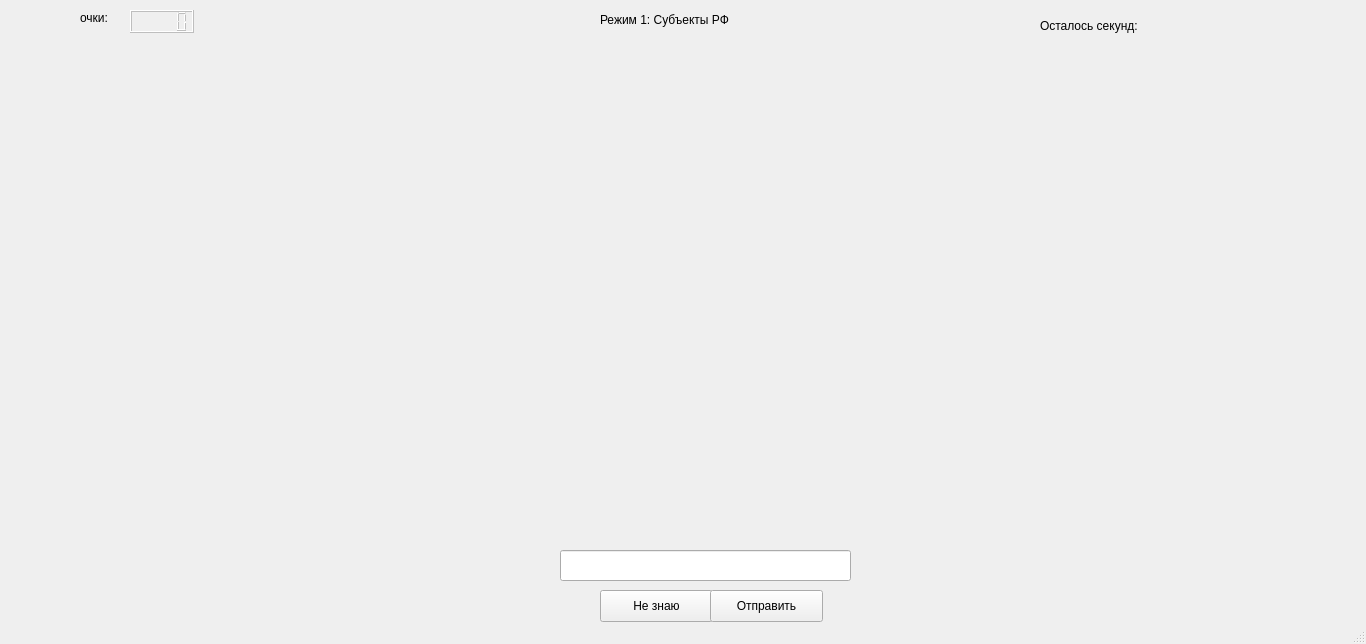
<?xml version="1.0" encoding="UTF-8"?>
<ui version="4.0">
 <class>MainWindow</class>
 <widget class="QMainWindow" name="MainWindow">
  <property name="geometry">
   <rect>
    <x>0</x>
    <y>0</y>
    <width>1366</width>
    <height>644</height>
   </rect>
  </property>
  <property name="windowTitle">
   <string>MainWindow</string>
  </property>
  <property name="animated">
   <bool>true</bool>
  </property>
  <widget class="QWidget" name="centralwidget">
   <layout class="QHBoxLayout" name="horizontalLayout">
    <property name="leftMargin">
     <number>0</number>
    </property>
    <property name="topMargin">
     <number>0</number>
    </property>
    <property name="rightMargin">
     <number>0</number>
    </property>
    <property name="bottomMargin">
     <number>0</number>
    </property>
    <item>
     <widget class="QStackedWidget" name="stackedWidget">
      <property name="currentIndex">
       <number>1</number>
      </property>
      <widget class="QWidget" name="page">
       <widget class="QLabel" name="mode_choice">
        <property name="geometry">
         <rect>
          <x>340</x>
          <y>150</y>
          <width>151</width>
          <height>31</height>
         </rect>
        </property>
        <property name="text">
         <string>Что будем отгадывать?</string>
        </property>
       </widget>
       <widget class="QWidget" name="verticalLayoutWidget">
        <property name="geometry">
         <rect>
          <x>330</x>
          <y>200</y>
          <width>160</width>
          <height>80</height>
         </rect>
        </property>
        <layout class="QVBoxLayout" name="verticalLayout">
         <item>
          <widget class="QRadioButton" name="russian_subjects">
           <property name="text">
            <string>Субъекты РФ</string>
           </property>
          </widget>
         </item>
         <item>
          <widget class="QRadioButton" name="europe_countries">
           <property name="text">
            <string>Страны Европы</string>
           </property>
          </widget>
         </item>
        </layout>
       </widget>
       <widget class="QPushButton" name="send_mode_choice">
        <property name="geometry">
         <rect>
          <x>390</x>
          <y>300</y>
          <width>113</width>
          <height>32</height>
         </rect>
        </property>
        <property name="text">
         <string>Отправить</string>
        </property>
       </widget>
       <widget class="QLabel" name="score_label">
        <property name="geometry">
         <rect>
          <x>1070</x>
          <y>30</y>
          <width>59</width>
          <height>16</height>
         </rect>
        </property>
        <property name="text">
         <string/>
        </property>
       </widget>
      </widget>
      <widget class="QWidget" name="page_2">
       <widget class="QLabel" name="score">
        <property name="geometry">
         <rect>
          <x>80</x>
          <y>10</y>
          <width>59</width>
          <height>16</height>
         </rect>
        </property>
        <property name="text">
         <string>очки:</string>
        </property>
       </widget>
       <widget class="QPushButton" name="idk_1">
        <property name="geometry">
         <rect>
          <x>600</x>
          <y>590</y>
          <width>113</width>
          <height>32</height>
         </rect>
        </property>
        <property name="text">
         <string>Не знаю</string>
        </property>
       </widget>
       <widget class="QLineEdit" name="answer_1">
        <property name="enabled">
         <bool>true</bool>
        </property>
        <property name="geometry">
         <rect>
          <x>560</x>
          <y>550</y>
          <width>291</width>
          <height>31</height>
         </rect>
        </property>
       </widget>
       <widget class="QPushButton" name="send_rus">
        <property name="geometry">
         <rect>
          <x>710</x>
          <y>590</y>
          <width>113</width>
          <height>32</height>
         </rect>
        </property>
        <property name="text">
         <string>Отправить</string>
        </property>
       </widget>
       <widget class="QLCDNumber" name="score_lcd">
        <property name="enabled">
         <bool>false</bool>
        </property>
        <property name="geometry">
         <rect>
          <x>130</x>
          <y>10</y>
          <width>64</width>
          <height>23</height>
         </rect>
        </property>
       </widget>
       <widget class="QLabel" name="image">
        <property name="geometry">
         <rect>
          <x>20</x>
          <y>50</y>
          <width>1281</width>
          <height>471</height>
         </rect>
        </property>
        <property name="text">
         <string/>
        </property>
       </widget>
       <widget class="QLabel" name="show_mode">
        <property name="geometry">
         <rect>
          <x>600</x>
          <y>10</y>
          <width>191</width>
          <height>20</height>
         </rect>
        </property>
        <property name="text">
         <string>Режим 1: Субъекты РФ</string>
        </property>
       </widget>
       <widget class="QLabel" name="wrong_answer">
        <property name="geometry">
         <rect>
          <x>320</x>
          <y>540</y>
          <width>451</width>
          <height>20</height>
         </rect>
        </property>
        <property name="text">
         <string/>
        </property>
       </widget>
       <widget class="QLabel" name="ex_1">
        <property name="geometry">
         <rect>
          <x>560</x>
          <y>530</y>
          <width>281</width>
          <height>20</height>
         </rect>
        </property>
        <property name="text">
         <string/>
        </property>
       </widget>
       <widget class="QLabel" name="time_1">
        <property name="geometry">
         <rect>
          <x>1160</x>
          <y>20</y>
          <width>171</width>
          <height>16</height>
         </rect>
        </property>
        <property name="text">
         <string/>
        </property>
       </widget>
       <widget class="QLabel" name="have_seconds">
        <property name="geometry">
         <rect>
          <x>1040</x>
          <y>0</y>
          <width>131</width>
          <height>51</height>
         </rect>
        </property>
        <property name="text">
         <string>Осталось секунд:</string>
        </property>
       </widget>
      </widget>
      <widget class="QWidget" name="page_3">
       <widget class="QPushButton" name="idk_2">
        <property name="geometry">
         <rect>
          <x>520</x>
          <y>500</y>
          <width>113</width>
          <height>32</height>
         </rect>
        </property>
        <property name="text">
         <string>Не знаю</string>
        </property>
       </widget>
       <widget class="QPushButton" name="send_rus_2">
        <property name="geometry">
         <rect>
          <x>630</x>
          <y>500</y>
          <width>113</width>
          <height>32</height>
         </rect>
        </property>
        <property name="text">
         <string>Отправить</string>
        </property>
       </widget>
       <widget class="QLineEdit" name="answer_2">
        <property name="enabled">
         <bool>true</bool>
        </property>
        <property name="geometry">
         <rect>
          <x>440</x>
          <y>450</y>
          <width>291</width>
          <height>31</height>
         </rect>
        </property>
       </widget>
       <widget class="QLabel" name="score2">
        <property name="geometry">
         <rect>
          <x>180</x>
          <y>120</y>
          <width>59</width>
          <height>16</height>
         </rect>
        </property>
        <property name="text">
         <string>очки:</string>
        </property>
       </widget>
       <widget class="QLCDNumber" name="score_lcd_2">
        <property name="enabled">
         <bool>false</bool>
        </property>
        <property name="geometry">
         <rect>
          <x>220</x>
          <y>120</y>
          <width>64</width>
          <height>23</height>
         </rect>
        </property>
       </widget>
       <widget class="QLabel" name="show_mode_eur">
        <property name="geometry">
         <rect>
          <x>370</x>
          <y>20</y>
          <width>201</width>
          <height>16</height>
         </rect>
        </property>
        <property name="text">
         <string>Режим 2: Страны Европы</string>
        </property>
       </widget>
      </widget>
      <widget class="QWidget" name="page_4">
       <widget class="QLabel" name="label">
        <property name="geometry">
         <rect>
          <x>540</x>
          <y>30</y>
          <width>441</width>
          <height>61</height>
         </rect>
        </property>
        <property name="text">
         <string>Поздравляю!</string>
        </property>
       </widget>
       <widget class="QWidget" name="verticalLayoutWidget_2">
        <property name="geometry">
         <rect>
          <x>320</x>
          <y>130</y>
          <width>561</width>
          <height>231</height>
         </rect>
        </property>
        <layout class="QVBoxLayout" name="verticalLayout_2">
         <item>
          <widget class="QPushButton" name="statictic">
           <property name="text">
            <string>посмотреть статистику игры</string>
           </property>
          </widget>
         </item>
         <item>
          <widget class="QPushButton" name="send_comment">
           <property name="text">
            <string>оставить комментарий</string>
           </property>
          </widget>
         </item>
         <item>
          <widget class="QPushButton" name="start_new_game">
           <property name="text">
            <string>начать новую игру</string>
           </property>
          </widget>
         </item>
        </layout>
       </widget>
      </widget>
      <widget class="QWidget" name="page_5">
       <widget class="QLabel" name="label_2">
        <property name="geometry">
         <rect>
          <x>360</x>
          <y>40</y>
          <width>741</width>
          <height>141</height>
         </rect>
        </property>
        <property name="text">
         <string>Вы можете посмотреть статистику по своим игровым попыткам или по самым сложным для Вас заданиям</string>
        </property>
       </widget>
       <widget class="QPushButton" name="tries_statistic">
        <property name="geometry">
         <rect>
          <x>510</x>
          <y>190</y>
          <width>321</width>
          <height>41</height>
         </rect>
        </property>
        <property name="text">
         <string>Статистика по попыткам</string>
        </property>
       </widget>
       <widget class="QPushButton" name="exercises_statistic">
        <property name="geometry">
         <rect>
          <x>510</x>
          <y>270</y>
          <width>321</width>
          <height>41</height>
         </rect>
        </property>
        <property name="text">
         <string>Статистика по заданиям</string>
        </property>
       </widget>
      </widget>
      <widget class="QWidget" name="page_6">
       <widget class="QLabel" name="label_4">
        <property name="geometry">
         <rect>
          <x>520</x>
          <y>20</y>
          <width>441</width>
          <height>31</height>
         </rect>
        </property>
        <property name="text">
         <string>В этой таблице находится статистика по всем Вашим попыткам</string>
        </property>
       </widget>
       <widget class="QComboBox" name="comboBox">
        <property name="geometry">
         <rect>
          <x>40</x>
          <y>60</y>
          <width>231</width>
          <height>51</height>
         </rect>
        </property>
       </widget>
       <widget class="QTableWidget" name="tableWidget">
        <property name="geometry">
         <rect>
          <x>290</x>
          <y>80</y>
          <width>901</width>
          <height>551</height>
         </rect>
        </property>
       </widget>
       <widget class="QPushButton" name="show_1">
        <property name="geometry">
         <rect>
          <x>90</x>
          <y>120</y>
          <width>113</width>
          <height>32</height>
         </rect>
        </property>
        <property name="text">
         <string>Показать</string>
        </property>
       </widget>
      </widget>
      <widget class="QWidget" name="page_7">
       <widget class="QLabel" name="label_5">
        <property name="geometry">
         <rect>
          <x>490</x>
          <y>40</y>
          <width>511</width>
          <height>41</height>
         </rect>
        </property>
        <property name="text">
         <string>В этой таблице находится статистика по самым сложным для Вас заданиям</string>
        </property>
       </widget>
       <widget class="QComboBox" name="comboBox_2">
        <property name="geometry">
         <rect>
          <x>30</x>
          <y>110</y>
          <width>221</width>
          <height>31</height>
         </rect>
        </property>
       </widget>
       <widget class="QTableWidget" name="tableWidget_2">
        <property name="geometry">
         <rect>
          <x>320</x>
          <y>110</y>
          <width>831</width>
          <height>551</height>
         </rect>
        </property>
       </widget>
       <widget class="QPushButton" name="show_2">
        <property name="geometry">
         <rect>
          <x>80</x>
          <y>160</y>
          <width>113</width>
          <height>32</height>
         </rect>
        </property>
        <property name="text">
         <string>Показать</string>
        </property>
       </widget>
      </widget>
      <widget class="QWidget" name="page_8">
       <widget class="QLabel" name="label_3">
        <property name="geometry">
         <rect>
          <x>410</x>
          <y>60</y>
          <width>601</width>
          <height>71</height>
         </rect>
        </property>
        <property name="text">
         <string>Вы можете оставить комментарий, который прочитают и учтут разработчики, здесь:</string>
        </property>
       </widget>
       <widget class="QListView" name="listView">
        <property name="geometry">
         <rect>
          <x>470</x>
          <y>150</y>
          <width>401</width>
          <height>271</height>
         </rect>
        </property>
       </widget>
      </widget>
     </widget>
    </item>
   </layout>
  </widget>
  <widget class="QStatusBar" name="statusbar"/>
 </widget>
 <resources/>
 <connections/>
</ui>
